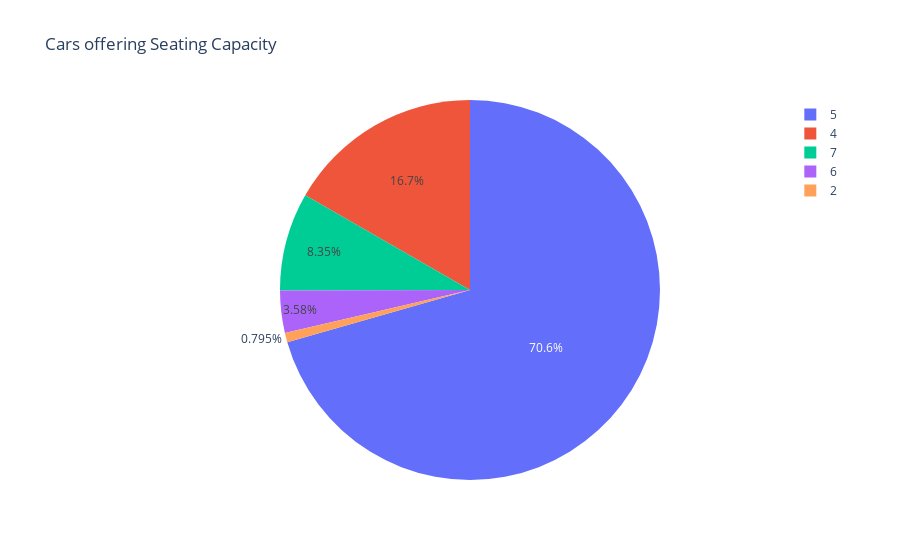

Notebook code for this chart:
### Code cell
pie = px.pie(ds,values = "Seats", names = "Seats", title = "Cars offering Seating Capacity")
pie

### Figure 1 — Plotly figure (JSON) as saved in the notebook; plotly's stock layout.template omitted (floating-point values rounded to 4 significant figures)
{"data": [{"domain": {"x": [0, 1], "y": [0, 1]}, "hovertemplate": "Seats=%{value}<extra></extra>", "labels": [5, 5, 5, 5, 4, 5, 5, 5, 5, 5, 5, 5, 5, 5, 5, 4, 4, 4, 5, 4, 5, 7, 5, 4, 5, 5, 5, 5, 4, 5, 5, 5, 5, 6, 5, 5, 5, 4, 5, 5, 5, 5, 5, 4, 4, 5, 5, 4, 5, 5, 5, 4, 5, 5, 7, 4, 5, 4, 5, 5, 5, 7, 5, 5, 5, 4, 7, 6, 5, 5, 4, 5, 4, 5, 5, 5, 5, 4, 5, 4, 5, 7, 2, 5, 7, 4, 6, 5, 5, 5, 5, 2, 5, 5, 4, 5, 5, 5, 5, 5, 5, 5, 5], "legendgroup": "", "name": "", "showlegend": true, "type": "pie", "values": [5, 5, 5, 5, 4, 5, 5, 5, 5, 5, 5, 5, 5, 5, 5, 4, 4, 4, 5, 4, 5, 7, 5, 4, 5, 5, 5, 5, 4, 5, 5, 5, 5, 6, 5, 5, 5, 4, 5, 5, 5, 5, 5, 4, 4, 5, 5, 4, 5, 5, 5, 4, 5, 5, 7, 4, 5, 4, 5, 5, 5, 7, 5, 5, 5, 4, 7, 6, 5, 5, 4, 5, 4, 5, 5, 5, 5, 4, 5, 4, 5, 7, 2, 5, 7, 4, 6, 5, 5, 5, 5, 2, 5, 5, 4, 5, 5, 5, 5, 5, 5, 5, 5]}], "layout": {"legend": {"tracegroupgap": 0}, "title": {"text": "Cars offering Seating Capacity"}}}
